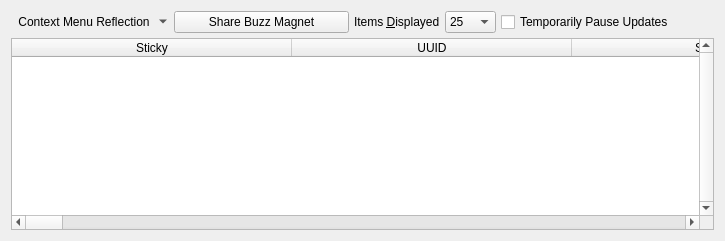
              <widget class="QWidget" name="layoutWidget1">
               <layout class="QVBoxLayout" name="verticalLayout_57">
                <property name="spacing">
                 <number>5</number>
                </property>
                <item>
                 <layout class="QHBoxLayout" name="horizontalLayout_26">
                  <property name="spacing">
                   <number>5</number>
                  </property>
                  <item>
                   <widget class="QToolButton" name="neighborsActionMenu">
                    <property name="toolTip">
                     <string>Context Menu</string>
                    </property>
                    <property name="text">
                     <string>Context Menu Reflection</string>
                    </property>
                    <property name="icon">
                     <iconset resource="../Icons/icons.qrc">
                      <normaloff>:/generic/menu.png</normaloff>:/generic/menu.png</iconset>
                    </property>
                    <property name="popupMode">
                     <enum>QToolButton::MenuButtonPopup</enum>
                    </property>
                    <property name="autoRaise">
                     <bool>true</bool>
                    </property>
                   </widget>
                  </item>
                  <item>
                   <widget class="QPushButton" name="shareBuzzMagnet">
                    <property name="minimumSize">
                     <size>
                      <width>175</width>
                      <height>0</height>
                     </size>
                    </property>
                    <property name="text">
                     <string>Share Buzz Magnet</string>
                    </property>
                   </widget>
                  </item>
                  <item>
                   <widget class="QLabel" name="label_95">
                    <property name="text">
                     <string>Items &amp;Displayed</string>
                    </property>
                    <property name="buddy">
                     <cstring>neighbors_maximum_items_displayed</cstring>
                    </property>
                   </widget>
                  </item>
                  <item>
                   <widget class="QComboBox" name="neighbors_maximum_items_displayed">
                    <property name="toolTip">
                     <string>Maximum number of list entries which will be displayed. Setting will not be retained.</string>
                    </property>
                    <property name="sizeAdjustPolicy">
                     <enum>QComboBox::AdjustToContents</enum>
                    </property>
                    <item>
                     <property name="text">
                      <string>25</string>
                     </property>
                    </item>
                    <item>
                     <property name="text">
                      <string>50</string>
                     </property>
                    </item>
                    <item>
                     <property name="text">
                      <string>100</string>
                     </property>
                    </item>
                    <item>
                     <property name="text">
                      <string>All</string>
                     </property>
                    </item>
                   </widget>
                  </item>
                  <item>
                   <widget class="QCheckBox" name="neighborsTemporarilyPause">
                    <property name="sizePolicy">
                     <sizepolicy hsizetype="Minimum" vsizetype="Preferred">
                      <horstretch>0</horstretch>
                      <verstretch>0</verstretch>
                     </sizepolicy>
                    </property>
                    <property name="toolTip">
                     <string>Setting will not be retained.</string>
                    </property>
                    <property name="text">
                     <string>Temporarily Pause Updates</string>
                    </property>
                   </widget>
                  </item>
                  <item>
                   <spacer name="horizontalSpacer_22">
                    <property name="orientation">
                     <enum>Qt::Horizontal</enum>
                    </property>
                    <property name="sizeHint" stdset="0">
                     <size>
                      <width>40</width>
                      <height>20</height>
                     </size>
                    </property>
                   </spacer>
                  </item>
                 </layout>
                </item>
                <item>
                 <widget class="QTableWidget" name="neighbors">
                  <property name="maximumSize">
                   <size>
                    <width>16777215</width>
                    <height>16777215</height>
                   </size>
                  </property>
                  <property name="verticalScrollBarPolicy">
                   <enum>Qt::ScrollBarAlwaysOn</enum>
                  </property>
                  <property name="alternatingRowColors">
                   <bool>true</bool>
                  </property>
                  <property name="selectionMode">
                   <enum>QAbstractItemView::SingleSelection</enum>
                  </property>
                  <property name="selectionBehavior">
                   <enum>QAbstractItemView::SelectRows</enum>
                  </property>
                  <property name="horizontalScrollMode">
                   <enum>QAbstractItemView::ScrollPerPixel</enum>
                  </property>
                  <property name="sortingEnabled">
                   <bool>true</bool>
                  </property>
                  <attribute name="horizontalHeaderDefaultSectionSize">
                   <number>280</number>
                  </attribute>
                  <attribute name="horizontalHeaderShowSortIndicator" stdset="0">
                   <bool>true</bool>
                  </attribute>
                  <attribute name="horizontalHeaderStretchLastSection">
                   <bool>true</bool>
                  </attribute>
                  <column>
                   <property name="text">
                    <string>Sticky</string>
                   </property>
                  </column>
                  <column>
                   <property name="text">
                    <string>UUID</string>
                   </property>
                  </column>
                  <column>
                   <property name="text">
                    <string>Status</string>
                   </property>
                  </column>
                  <column>
                   <property name="text">
                    <string>SSL Key Size</string>
                   </property>
                  </column>
                  <column>
                   <property name="text">
                    <string>Status Control</string>
                   </property>
                  </column>
                  <column>
                   <property name="text">
                    <string>Local IP</string>
                   </property>
                  </column>
                  <column>
                   <property name="text">
                    <string>Local Port</string>
                   </property>
                  </column>
                  <column>
                   <property name="text">
                    <string>External IP</string>
                   </property>
                  </column>
                  <column>
                   <property name="text">
                    <string>External Port</string>
                   </property>
                  </column>
                  <column>
                   <property name="text">
                    <string>Country</string>
                   </property>
                  </column>
                  <column>
                   <property name="text">
                    <string>Remote IP</string>
                   </property>
                  </column>
                  <column>
                   <property name="text">
                    <string>Remote Port</string>
                   </property>
                  </column>
                  <column>
                   <property name="text">
                    <string>Scope ID</string>
                   </property>
                  </column>
                  <column>
                   <property name="text">
                    <string>Protocol</string>
                   </property>
                  </column>
                  <column>
                   <property name="text">
                    <string>Proxy Hostname</string>
                   </property>
                  </column>
                  <column>
                   <property name="text">
                    <string>Proxy Port</string>
                   </property>
                  </column>
                  <column>
                   <property name="text">
                    <string>Max. Buffer Size (Bytes)</string>
                   </property>
                  </column>
                  <column>
                   <property name="text">
                    <string>Max. Content Length (Bytes)</string>
                   </property>
                  </column>
                  <column>
                   <property name="text">
                    <string>Echo Mode</string>
                   </property>
                  </column>
                  <column>
                   <property name="text">
                    <string>Uptime (Seconds)</string>
                   </property>
                  </column>
                  <column>
                   <property name="text">
                    <string>Allow Certificate Exceptions</string>
                   </property>
                  </column>
                  <column>
                   <property name="text">
                    <string>Certificate SHA-512 Hash</string>
                   </property>
                  </column>
                  <column>
                   <property name="text">
                    <string>Bytes Read</string>
                   </property>
                  </column>
                  <column>
                   <property name="text">
                    <string>Bytes Written</string>
                   </property>
                  </column>
                  <column>
                   <property name="text">
                    <string>SSL Session Cipher</string>
                   </property>
                  </column>
                  <column>
                   <property name="text">
                    <string>Account Name</string>
                   </property>
                  </column>
                  <column>
                   <property name="text">
                    <string>Account Authenticated</string>
                   </property>
                  </column>
                  <column>
                   <property name="text">
                    <string>Transport</string>
                   </property>
                  </column>
                  <column>
                   <property name="text">
                    <string>Orientation</string>
                   </property>
                  </column>
                  <column>
                   <property name="text">
                    <string>Message of the Day</string>
                   </property>
                  </column>
                  <column>
                   <property name="text">
                    <string>Encrypted</string>
                   </property>
                  </column>
                  <column>
                   <property name="text">
                    <string>certificate</string>
                   </property>
                  </column>
                  <column>
                   <property name="text">
                    <string>Adaptive Echo Token</string>
                   </property>
                  </column>
                  <column>
                   <property name="text">
                    <string>Adaptive Echo Token Type</string>
                   </property>
                  </column>
                  <column>
                   <property name="text">
                    <string>SSL Control String</string>
                   </property>
                  </column>
                  <column>
                   <property name="text">
                    <string>Priority</string>
                   </property>
                  </column>
                  <column>
                   <property name="text">
                    <string>Lane Width (Bytes)</string>
                   </property>
                  </column>
                  <column>
                   <property name="text">
                    <string>Passthrough</string>
                   </property>
                  </column>
                  <column>
                   <property name="text">
                    <string>Wait-For-Bytes-Written (Milliseconds)</string>
                   </property>
                  </column>
                  <column>
                   <property name="text">
                    <string>Private Application Credentials</string>
                   </property>
                  </column>
                  <column>
                   <property name="text">
                    <string>Silence Time (Seconds)</string>
                   </property>
                  </column>
                  <column>
                   <property name="text">
                    <string>Socket Options</string>
                   </property>
                  </column>
                  <column>
                   <property name="text">
                    <string>Buffered Content</string>
                   </property>
                  </column>
                  <column>
                   <property name="text">
                    <string>OID</string>
                   </property>
                  </column>
                 </widget>
                </item>
               </layout>
              </widget>
